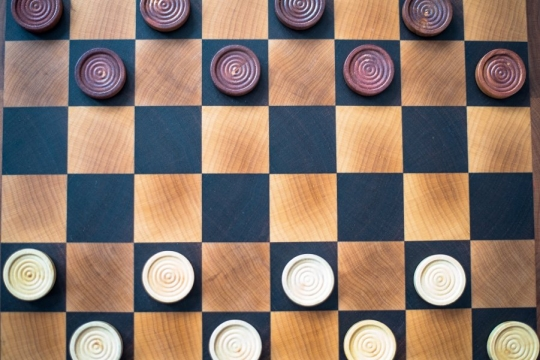
//> input picture src/classes/exercises04/a6_hough_transform/damas.jpg, 540 x 360 px
$ ./main   (built with g++ and OpenCV 4)
//> lines starting //> are read from the running program, lines starting //| are printed output that depends on the picture; after the words box and inside, x2 and y2 are one past the last pixel; in counts of white or black regions, pixels touching at a corner belong together
#include "opencv2/highgui/highgui.hpp"
#include "opencv2/imgproc/imgproc.hpp"
#include <iostream>

using namespace std;
using namespace cv;

int main(int argc, char** argv) {
    Mat src, original, src_gray;

    /// Read the image
    src = imread("damas.jpg", 1);
//> src is the input picture: 360 rows x 540 cols, CV_8UC3; mean B, G, R 108.6, 120.3, 139.8

    if (!src.data) {
        return -1;
    }

    original = src.clone();
    /// Convert it to gray
    cvtColor(src, src_gray, CV_BGR2GRAY);
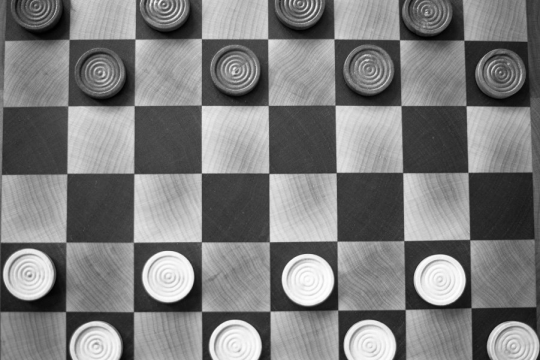
//> src_gray: 360 rows x 540 cols, CV_8UC1; min 0, max 254, mean 124.8

    /// Reduce the noise so we avoid false circle detection
    // GaussianBlur( src_gray, src_gray, Size(9, 9), 2, 2 );

    vector<Vec3f> circles;
    vector<Vec4i> lines;

    /// Apply the Hough Transform to find the circles
    cout << "Calculating Hough Circles" << endl;
    HoughCircles(src_gray, circles, CV_HOUGH_GRADIENT, 1, src_gray.cols / 8, 220,
                 35, 18, 30);
//> circles = 16 circles (x, y, radius), first 12: [307.5, 279.5, 26.5], [27.5, 273.5, 25.4], [167.5, 276.5, 25.2], [234.5, 345.5, 26.6], [368.5, 68.5, 18.35], [236.5, 70.5, 22.1], [499.5, 73.5, 24.9], [94.5, 346.5, 25.8], [96.5, 72.5, 22.7], [369.5, 344.5, 25.4], [440.5, 278.5, 26.1], [163.5, 3.5, 24.6]

    cout << "Calculating Hough Lines" << endl;
    Canny( src_gray, src_gray, 50, 200, 3 );
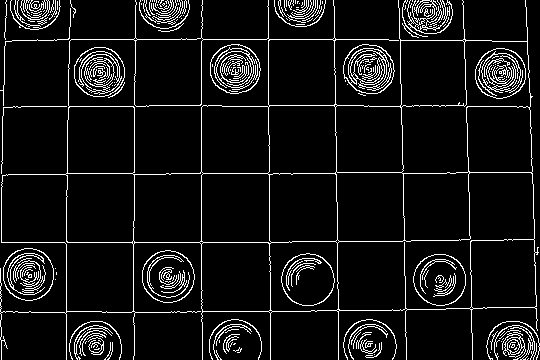
//> src_gray: 360 rows x 540 cols, CV_8UC1; 7.9% white in thin lines or dots
    HoughLinesP(src_gray, lines, 1, CV_PI/ 180, 100, 40, 200 );
//> lines = 22 lines (x1, y1, x2, y2), first 8: [1, 242, 534, 242], [201, 321, 201, 5], [5, 39, 527, 39], [13, 106, 530, 106], [1, 173, 532, 173], [333, 0, 339, 310], [3, 105, 530, 105], [64, 312, 70, 0]
    for (size_t i = 0; i < lines.size(); i++) {
        Vec4i l = lines[i];
        line(src, Point(l[0], l[1]), Point(l[2], l[3]), Scalar(0, 0, 255), 3,
             CV_AA);
    }
//> this loop made 22 passes
//> l on passes 1 to 12: [1, 242, 534, 242], [201, 321, 201, 5], [5, 39, 527, 39], [13, 106, 530, 106], [1, 173, 532, 173], [333, 0, 339, 310], [3, 105, 530, 105], [64, 312, 70, 0], [1, 316, 534, 307], [399, 8, 406, 359], [525, 0, 538, 354], [134, 355, 134, 38]
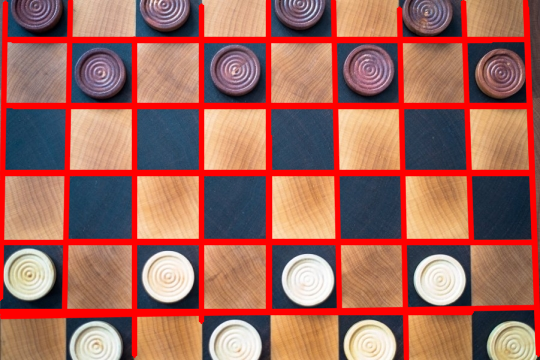
//> src: 360 rows x 540 cols, CV_8UC3; mean B, G, R 92.4, 103.1, 162.1
    /// Draw the circles detected
    for (size_t i = 0; i < circles.size(); i++) {
        Point center(cvRound(circles[i][0]), cvRound(circles[i][1]));
        int radius = cvRound(circles[i][2]);
        // circle center
        circle(src, center, 3, Scalar(0, 255, 0), -1, 8, 0);
        // circle outline
        circle(src, center, radius, Scalar(0, 0, 255), 3, 8, 0);
    }
//> this loop made 16 passes
//> (center, radius) on passes 1 to 12: (Point(308, 280), 26), (Point(28, 274), 25), (Point(168, 276), 25), (Point(234, 346), 27), (Point(368, 68), 18), (Point(236, 70), 22), (Point(500, 74), 25), (Point(94, 346), 26), (Point(96, 72), 23), (Point(370, 344), 25), (Point(440, 278), 26), (Point(164, 4), 25)
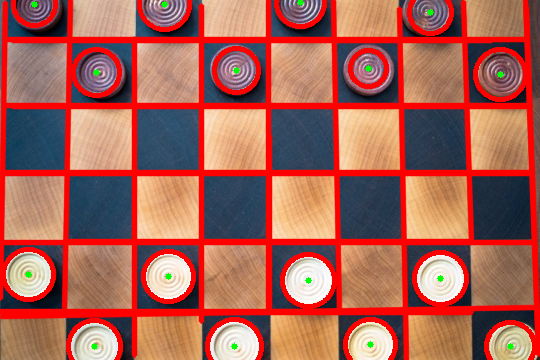
//> src: 360 rows x 540 cols, CV_8UC3; 5.26% of pixels changed, all inside (x1, y1, x2, y2) = (3, 0, 536, 360)
    /// Show your results
    imshow("Original", src_gray);
    imshow("Hough Transform Demo", src);

    waitKey(0);
    return 0;
}
